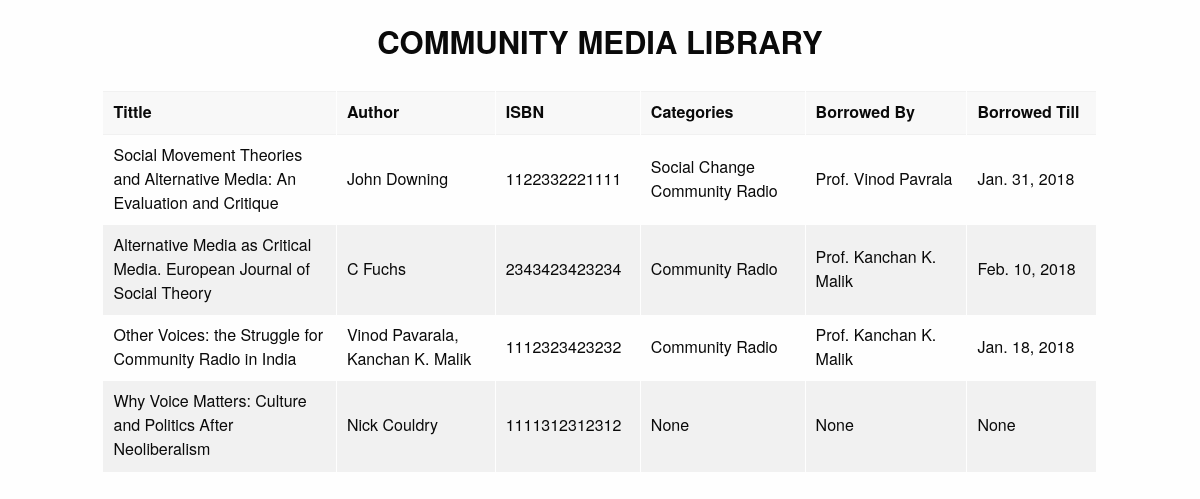
The app's page /index/ with its own data.
### catalog/models.py (models this page shows, shortened)
class Book(models.Model):
    title = models.CharField(max_length=200)
    author = models.CharField(max_length=200)
    isbn = models.CharField('ISBN',max_length=13)
    categories = models.ManyToManyField('Categories')
    borrowed_by = models.ForeignKey('Borrower', null=True, blank=True)
    borrowed_till = models.DateField(null=True, blank=True)

class Categories(models.Model):
    name = models.CharField(max_length=200)
    def __str__(self):
        return self.name

class Borrower(models.Model):
	name= models.CharField(max_length=100)
	def __str__(self):
		return self.name

### catalog/views.py (the view)
# urls.py: url(r'^index/', include('catalog.urls')),
class index(ListView):
    model = Book
    context_object_name = 'all_books'
    template_name = 'index.html'

### catalog/templates/index.html
{% extends "base.html" %}
{% block content %}
<div class="grid-x grid-margin-x">
	<div class="cell large-10 large-offset-1">
	<h3> Community Media Library</h3>
	<table class="striped hover">
	  <thead>
	    <tr>
	    <th width="300">Tittle</th>
	      <th width="200">Author</th>
	      <th width="150">ISBN</th>
	      <th width="200">Categories</th>
	      <th width="200">Borrowed By</th>
	      <th width="150">Borrowed Till</th>
	    </tr>
	  </thead>
	  <tbody>
	  {% for book in all_books.all %}
	    <tr>
	      <td>{{ book.title }}</td>
	      <td>{{ book.author }}</td>
	      <td>{{ book.isbn }}</td>
	      <td> {% for category in book.categories.all %}  {{ category }} <br /> {% endfor %} </td>
	      <td>{{ book.borrowed_by }}</td>
	      <td>{{ book.borrowed_till }}</td>
	    </tr>
	   	{% endfor %}
	  </tbody>
	</table>
	</div>
</div>
{% endblock %}

### catalog/templates/base.html (shortened to what this page needs)
<!DOCTYPE html>
<html lang="en">
<head>
  {% load static %}
	<link rel="stylesheet" href="{% static 'css/app.css' %}">
	<link rel="stylesheet" href="{% static 'css/foundation.css' %}">
</head>
<body>
  {% block content %}{% endblock %}
{% load static %}
</body>
</html>

### catalog/templates/base.html (style rules this page uses)
tr { text-align: left; }
body { overflow-x: hidden; }
h3 { font-weight: bold; text-transform: uppercase; padding: 20px; text-align: center; }
td { padding-top: 15px; padding-bottom: 15px; padding-right: 10px; }
td, th { border-left: 1px solid #fefefe; border-right: 1px solid #fefefe; }

### records on screen
Book: title "Social Movement Theories and Alternative Media: An Evaluation and Critique", author "John Downing", isbn "1122332221111", borrowed_by "Prof. Vinod Pavrala", borrowed_till "Jan. 31, 2018"
Categories: name "Social Change"
Categories: name "Community Radio"
Book: title "Alternative Media as Critical Media. European Journal of Social Theory", author "C Fuchs", isbn "2343423423234", borrowed_by "Prof. Kanchan K. Malik", borrowed_till "Feb. 10, 2018"
Book: title "Other Voices: the Struggle for Community Radio in India", author "Vinod Pavarala, Kanchan K. Malik", isbn "1112323423232", borrowed_by "Prof. Kanchan K. Malik", borrowed_till "Jan. 18, 2018"
Book: title "Why Voice Matters: Culture and Politics After Neoliberalism", author "Nick Couldry", isbn "1111312312312", borrowed_by "None", borrowed_till "None"
Categories: name "None"
